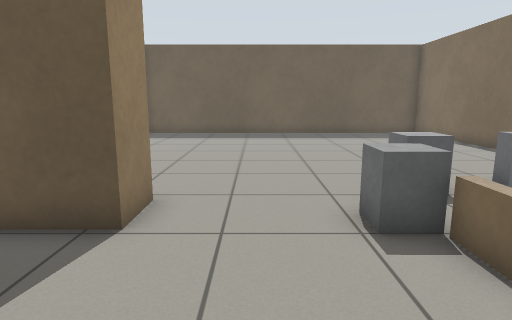
[1] (above)

16 first-person views from a walk through a Gazebo world. The camera is 0.93 m above the floor, tilts 10° down and sees 75° across. The floor is counted in squares, 0.5 m on a side. Each view is taken from the middle of a square. On the plan, view 1 faces up. The plan holds only what a view shows up to about 17 squares ahead; the rest is blank.

[2]
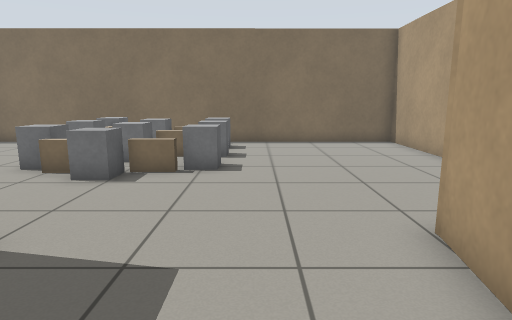

[3]
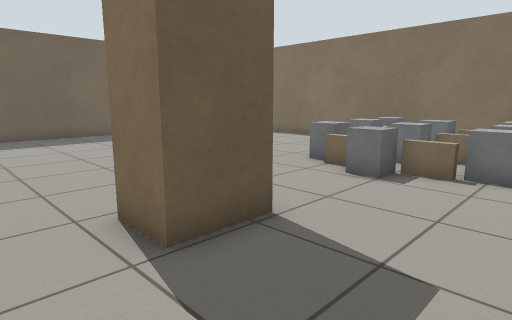

[4]
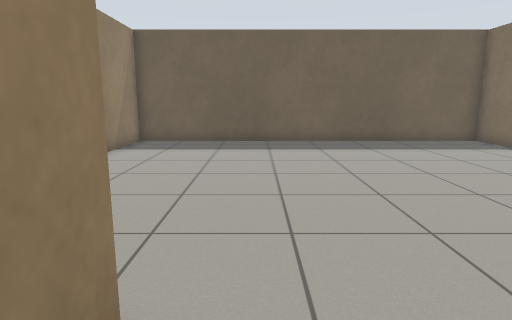

[5]
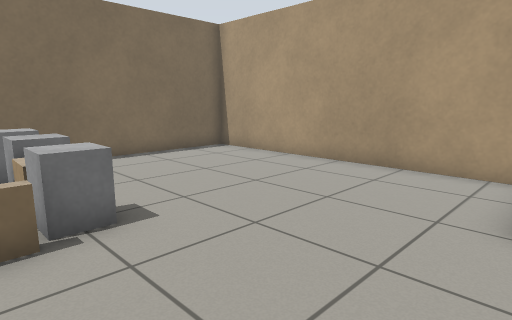

[6]
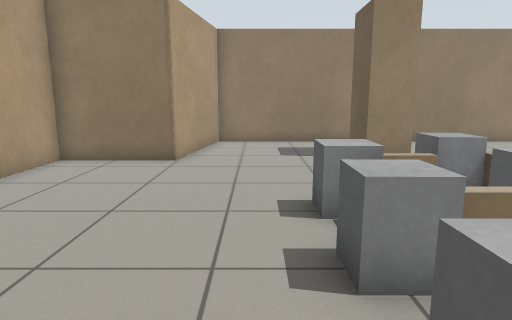

[7]
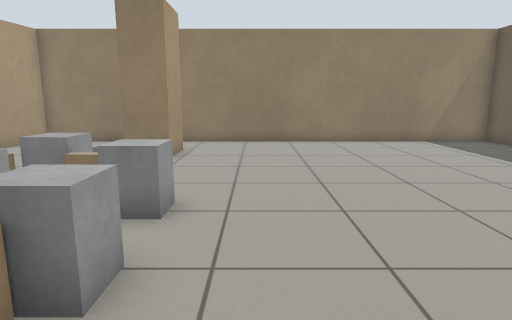

[8]
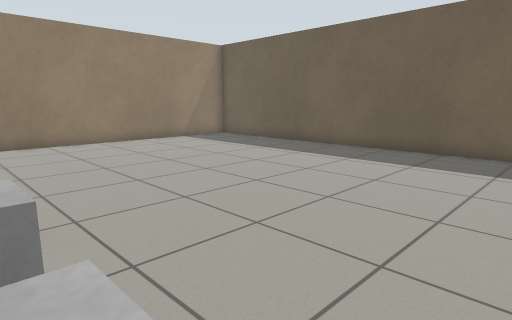

[9]
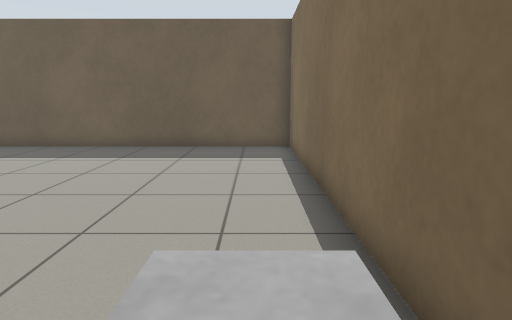

[10]
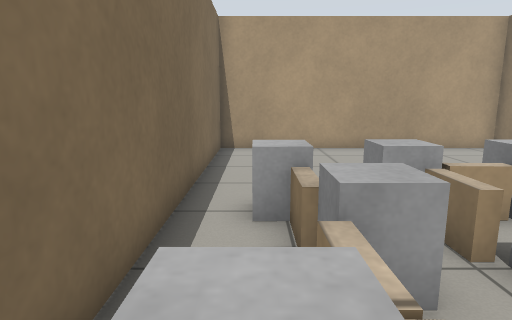

[11]
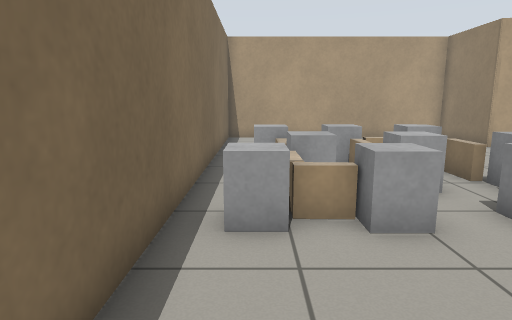

[12]
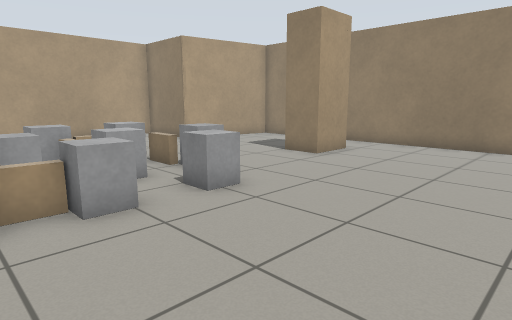

[13]
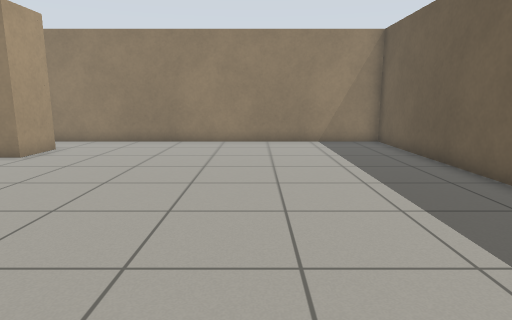

[14]
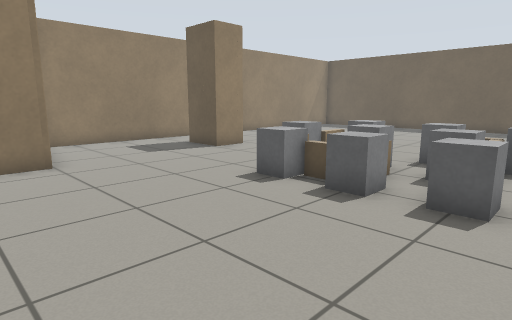

[15]
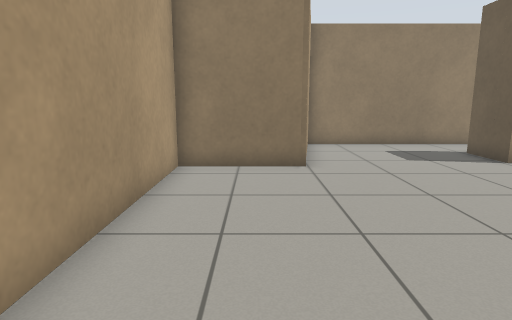

[16]
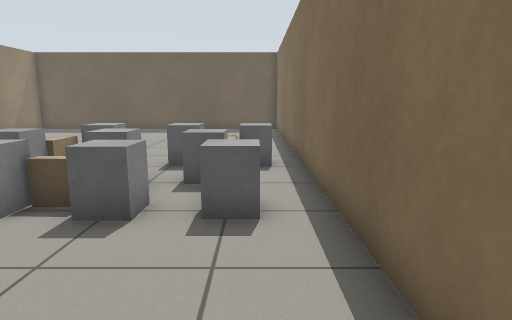

### Floor plan
Ten units are one square. View 1 is at (0, 0); x grows to the right and y downward. Boxes are objects, and circles mark ways between rooms. Rooms are numbered by the first view taken in them; rooms with no view inside come last. Other rooms are left out.
<svg viewBox="-70 -202 169 260">
<path fill="none" stroke="#000" d="M-20 -62 -20 -46 -40 -46M-65 -45 -65 7 -15 16 -15 53 94 53 94 -25M27 -33 27 -44M47 -27 40 -27M-40 -46 -40 -62 -20 -62M94 -25 94 -197 -65 -197 -65 -45M29 -64 29 -53M27 -58 27 -66M65 -69 74 -69 75 -56M29 -44 29 -34M55 -44 55 -31M52 -34 52 -44M40 -30 51 -30M75 -43 75 -30M72 -38 72 -43"/>
<rect x="25" y="-35" width="20" height="20" fill="#bbb"><title>grey box</title></rect>
<rect x="45" y="-35" width="20" height="20" fill="#bbb"><title>grey box</title></rect>
<rect x="65" y="-35" width="20" height="20" fill="#bbb"><title>grey box</title></rect>
<rect x="15" y="-55" width="20" height="10" fill="#bbb"><title>grey box</title></rect>
<rect x="25" y="-75" width="20" height="10" fill="#bbb"><title>grey box</title></rect>
<rect x="35" y="-55" width="20" height="10" fill="#bbb"><title>grey box</title></rect>
<rect x="55" y="-75" width="10" height="10" fill="#bbb"><title>grey box</title></rect>
<rect x="65" y="-55" width="10" height="10" fill="#bbb"><title>grey box</title></rect>
<rect x="75" y="-75" width="10" height="10" fill="#bbb"><title>grey box</title></rect>
<circle cx="-55" cy="-55" r="3" fill="#2a7"/>
<circle cx="0" cy="-57" r="3" fill="#2a7"/>
<circle cx="75" cy="-35" r="3" fill="#2a7"/>
<text x="20" y="0">1</text>
<text x="20" y="-120">2</text>
</svg>
Room 1 opens to room 2.

Where each view was taken, in squares from view 1:
view 1: 0 up, 0 right, facing up
view 2: 1 up, 6 left, facing right
view 3: 1 up, 6 left, facing up-right
view 4: 4 up, 1 left, facing up
view 5: 4 up, 2 left, facing down-right
view 6: 1 up, 9 right, facing left
view 7: 9 up, 9 right, facing left
view 8: 7 up, 9 right, facing up-left
view 9: 6 up, 8 right, facing up
view 10: 8 up, 8 right, facing down
view 11: 12 up, 8 right, facing down
view 12: 13 up, 8 right, facing down-left
view 13: 14 up, 9 right, facing left
view 14: 4 down, 9 right, facing up-left
view 15: 3 down, 8 right, facing left
view 16: 3 down, 8 right, facing up
